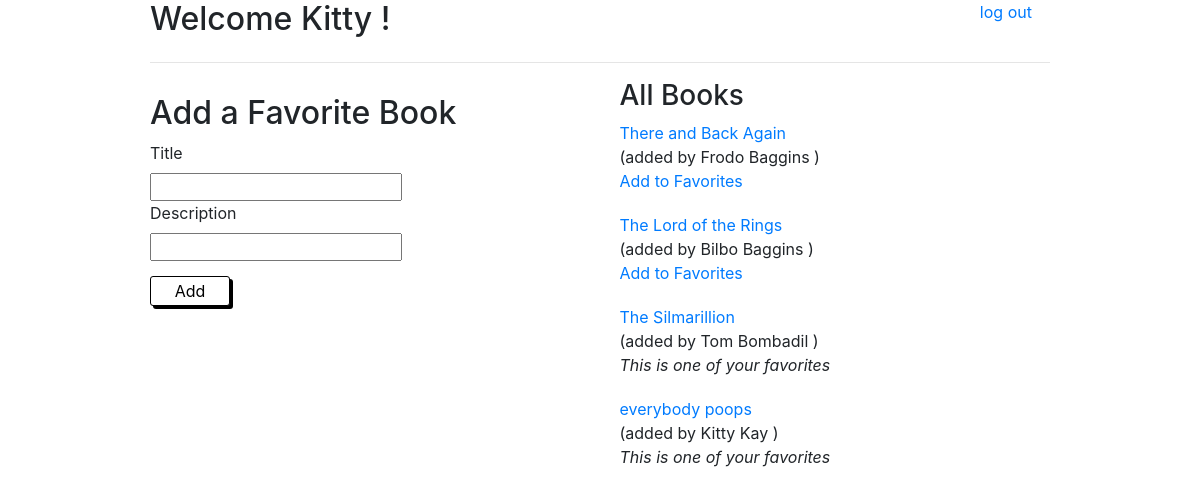
Screenshot of /books (signed in) with the database file from the repository.
### fav_books_app/models.py (models this page shows)
class Users(models.Model):
    first_name = models.CharField(max_length=80)
    last_name = models.CharField(max_length=80)
    email = models.CharField(max_length=255)
    password = models.CharField(max_length=255)
    created_at = models.DateTimeField(auto_now_add=True)
    updated_at = models.DateTimeField(auto_now=True)
    objects = UsersManager()

class Books(models.Model):
    title = models.CharField(max_length=255)
    description = models.CharField(max_length=255)
    uploaded_by = models.ForeignKey(Users, related_name="books_uploaded", on_delete=models.CASCADE)
    users_likes = models.ManyToManyField(Users, related_name="liked_books")
    created_at = models.DateTimeField(auto_now_add=True)
    updated_at = models.DateTimeField(auto_now=True)
    objects = BooksManager()

### fav_books_app/views.py (the view)
# urls.py: path('books', views.books),
def books(request):
    if 'u_id' not in request.session:
        return redirect('/')
    context = {
        'user': Users.objects.get(id=request.session['u_id']),
        'books_list': Books.objects.all(),
    }
    return render(request, 'books.html', context)

### fav_books_app/templates/books.html (shortened to what this page needs)
<!DOCTYPE html>
<html lang="en">
<head>
    <link rel="stylesheet" href="https://stackpath.bootstrapcdn.com/bootstrap/4.5.2/css/bootstrap.min.css">
    {% load static %}
    <link rel="stylesheet" href="{% static 'style.css' %}">
    <link rel="stylesheet" href="{% static 'bstyle.css' %}">
</head>
<body>
    <div class="wrapper">
        <div class="header">
            <h2>Welcome {{user.first_name}} !</h2>
            <a href="/logout">log out</a>
        </div>
        <hr>
        <form action="/add_book" method="POST" class="add_book">
            <h2>Add a Favorite Book</h2>
            <label for="title">Title</label><input type="text" name="title">
            <label for="description">Description</label><input type="text" name="desc">
            <button type="submit">Add</button>
        </form>
        <div class="book_list">
            <h3>All Books</h3>
            {% for book in books_list %}
            <ul>
                <li><a href="/book_info/{{book.id}}">{{book.title}}</a></li>
                <li>(added by {{book.uploaded_by.first_name}} {{book.uploaded_by.last_name}} )</li>
                {% if user not in book.users_likes.all %}
                    <li><a href="/favorite/{{book.id}}">Add to Favorites</a></li>
                {% else %}
                    <li><span>This is one of your favorites</span></li>
                {% endif %}
            </ul>
            {% endfor %}
        </div>
    </div>
</body>
</html>

### fav_books_app/static/style.css (style rules this page uses)
* { margin: 0; padding: 0; }
.wrapper { width: 900px; margin: auto; }
button { width: 80px; height: 30px; background-color: white; color: black; border: 1px solid black; box-shadow: 3px 3px black; border-radius: 3px; margin-left: 71%; }

### fav_books_app/static/bstyle.css (style rules this page uses)
.header h2, a { display: inline-block; vertical-align: top; }
.header a { margin-left: 65%; }
.add_book, .book_list { width: 45%; display: inline-block; vertical-align: top; }
.add_book { margin: 15px 60px 0 0; }
.add_book label, input { display: block; }
.add_book button { margin: 15px 0 0 0; }
span { font-style: italic; }
ul { list-style-type: none; margin-bottom: 20px; }

### rows the page displays
Users: first_name "Kitty"
Books: title "There and Back Again", uploaded_by.first_name "Frodo", uploaded_by.last_name "Baggins"
Books: title "The Lord of the Rings", uploaded_by.first_name "Bilbo", uploaded_by.last_name "Baggins"
Books: title "The Silmarillion", uploaded_by.first_name "Tom", uploaded_by.last_name "Bombadil", shows "This is one of your favorites"
Books: title "everybody poops", uploaded_by.first_name "Kitty", uploaded_by.last_name "Kay", shows "This is one of your favorites"
